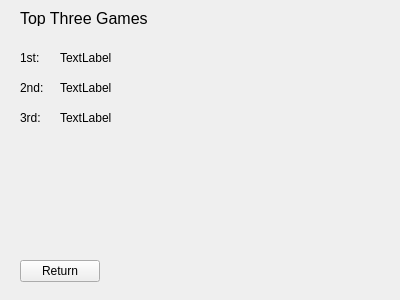
<?xml version="1.0" encoding="UTF-8"?>
<ui version="4.0">
 <class>Widget</class>
 <widget class="QWidget" name="Widget">
  <property name="geometry">
   <rect>
    <x>0</x>
    <y>0</y>
    <width>400</width>
    <height>300</height>
   </rect>
  </property>
  <property name="windowTitle">
   <string>Widget</string>
  </property>
  <widget class="QLabel" name="Title">
   <property name="geometry">
    <rect>
     <x>20</x>
     <y>10</y>
     <width>161</width>
     <height>16</height>
    </rect>
   </property>
   <property name="font">
    <font>
     <pointsize>12</pointsize>
    </font>
   </property>
   <property name="text">
    <string>Top Three Games</string>
   </property>
  </widget>
  <widget class="QLabel" name="first">
   <property name="geometry">
    <rect>
     <x>20</x>
     <y>50</y>
     <width>31</width>
     <height>16</height>
    </rect>
   </property>
   <property name="text">
    <string>1st:</string>
   </property>
  </widget>
  <widget class="QLabel" name="second">
   <property name="geometry">
    <rect>
     <x>20</x>
     <y>80</y>
     <width>31</width>
     <height>16</height>
    </rect>
   </property>
   <property name="text">
    <string>2nd:</string>
   </property>
  </widget>
  <widget class="QLabel" name="third">
   <property name="geometry">
    <rect>
     <x>20</x>
     <y>110</y>
     <width>31</width>
     <height>16</height>
    </rect>
   </property>
   <property name="text">
    <string>3rd:</string>
   </property>
  </widget>
  <widget class="QLabel" name="firstResult">
   <property name="geometry">
    <rect>
     <x>60</x>
     <y>50</y>
     <width>311</width>
     <height>16</height>
    </rect>
   </property>
   <property name="text">
    <string>TextLabel</string>
   </property>
  </widget>
  <widget class="QLabel" name="secondResult">
   <property name="geometry">
    <rect>
     <x>60</x>
     <y>80</y>
     <width>311</width>
     <height>16</height>
    </rect>
   </property>
   <property name="text">
    <string>TextLabel</string>
   </property>
  </widget>
  <widget class="QLabel" name="thirdResult">
   <property name="geometry">
    <rect>
     <x>60</x>
     <y>110</y>
     <width>311</width>
     <height>16</height>
    </rect>
   </property>
   <property name="text">
    <string>TextLabel</string>
   </property>
  </widget>
  <widget class="QPushButton" name="pushButton">
   <property name="geometry">
    <rect>
     <x>20</x>
     <y>260</y>
     <width>80</width>
     <height>22</height>
    </rect>
   </property>
   <property name="text">
    <string>Return</string>
   </property>
  </widget>
 </widget>
 <layoutdefault spacing="6" margin="11"/>
 <resources/>
 <connections/>
</ui>
